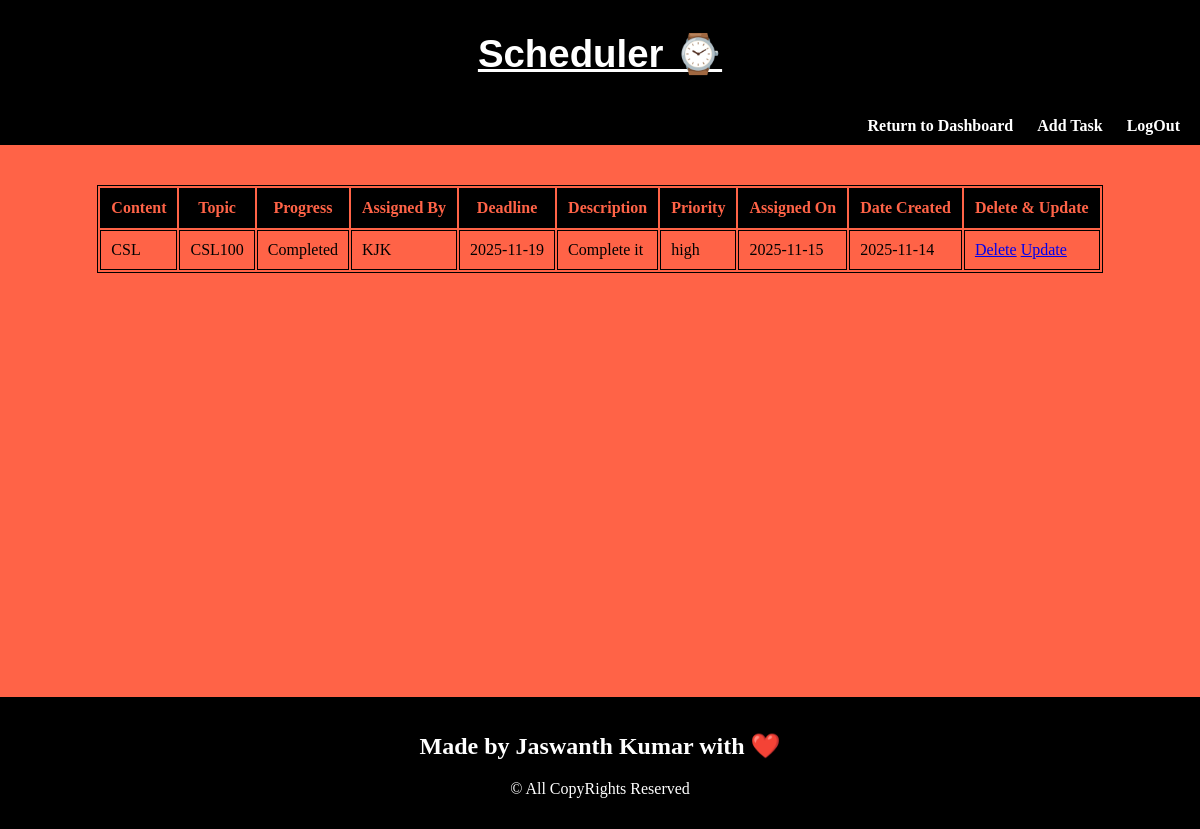
/todo (signed in), run on the app's committed database.
### app.py (models this page shows)
class Todo(db.Model):
    id = db.Column(db.Integer,primary_key=True)
    content = db.Column(db.String(200),nullable=False)
    progress= db.Column(db.Integer,default=0)
    topic = db.Column(db.String(100))
    assignon = db.Column(db.String(10))
    assigne = db.Column(db.String(50))
    description = db.Column(db.String(1000))
    priority = db.Column(db.String(20),nullable=False)
    deadline = db.Column(db.String(10))
    date_created = db.Column(db.DateTime,default=datetime.utcnow)
    user_id = db.Column(db.Integer, db.ForeignKey('user.id'))

### app.py (the view)
@app.route('/todo',methods=['POST','GET'])
def index():
    if 'userid' not in session:
        return redirect('/')
    else:
        current_user = User.query.filter_by(userid=session['userid']).first()
        tasks = Todo.query.filter_by(user_id=current_user.id).order_by(Todo.date_created)
        return render_template('Task.html',tasks=tasks)

### templates/Task.html (shortened to what this page needs)
<!DOCTYPE html>
<html>
    <head>
    </head>
    <body>
        <header>
            <h1>Scheduler ⌚</h1>
        </header>
        <nav>
            <a href="{{url_for('dashboard')}}">Return to Dashboard</a>
            <a href="{{url_for('addtask')}}">Add Task</a>
            <a href="{{url_for('logout')}}">LogOut</a>
        </nav>
        <div class="container">
            <div class="tasktable">
                <table>
                    <tr>
                        <th>Content</th>
                        <th>Topic</th>
                        <th>Progress</th>
                        <th>Assigned By</th>
                        <th>Deadline</th>
                        <th>Description</th>
                        <th>Priority</th>
                        <th>Assigned On</th>
                        <th>Date Created</th>
                        <th>Delete & Update</th>
                    </tr>
                    {% for task in tasks %}
                    <tr>
                        <td>{{task.content}}</td>
                        <td>{{task.topic}}</td>
                        <td>{{task.progress}}</td>
                        <td>{{task.assigne}}</td>
                        <td>{{task.deadline}}</td>
                        <td>{{task.description}}</td>
                        <td>{{task.priority}}</td>
                        <td>{{task.assignon}}</td>
                        <td>{{task.date_created.date()}}</td>
                        <td>
                            <a href="/delete/{{task.id}}">Delete</a>
                            <a href="/update/{{task.id}}">Update</a>
                        </td>
                    </tr>
                    {% endfor %}
                </table>
            </div>
        </div>
        <footer>
            <h2>Made by Jaswanth Kumar with ❤️</h2>
            <p>&copy; All CopyRights Reserved</p>
        </footer>
</html>

### templates/Task.html (style rules this page uses)
header { text-align: center; text-decoration: underline; background-color: black; font-family: Arial, Helvetica, sans-serif; font-size: larger; color:white; padding:5px 5px; margin: 0%; top: 0; }
nav { background-color: black; text-align: right; padding: 10px 20px; }
nav a { color: white; text-decoration: none; margin-left: 20px; font-weight: bold; }
body { margin:0%; background-color: #FF6347; height:100%; width:100%; display:flexbox; }
.container { display:flex; align-items: center; justify-content: center; }
.tasktable { margin-top: 40px; justify-content: center; align-items: center; height:64vh; table-layout: fixed; max-width: 100%; overflow-x: auto; }
table,tr { border: 1px solid black; margin:0%; }
table th { background-color: black; color:#FF6347 }
th,td { padding:10px; border: 1px solid black; }
footer { background-color: black; color: white; text-align: center; padding: 15px 10px; bottom:0; margin-top: auto; margin: auto; }

### data on the page
Todo: content "CSL", topic "CSL100", progress "Completed", assigne "KJK", deadline "2025-11-19", description "Complete it", priority "high", assignon "2025-11-15", date_created "2025-11-14"
